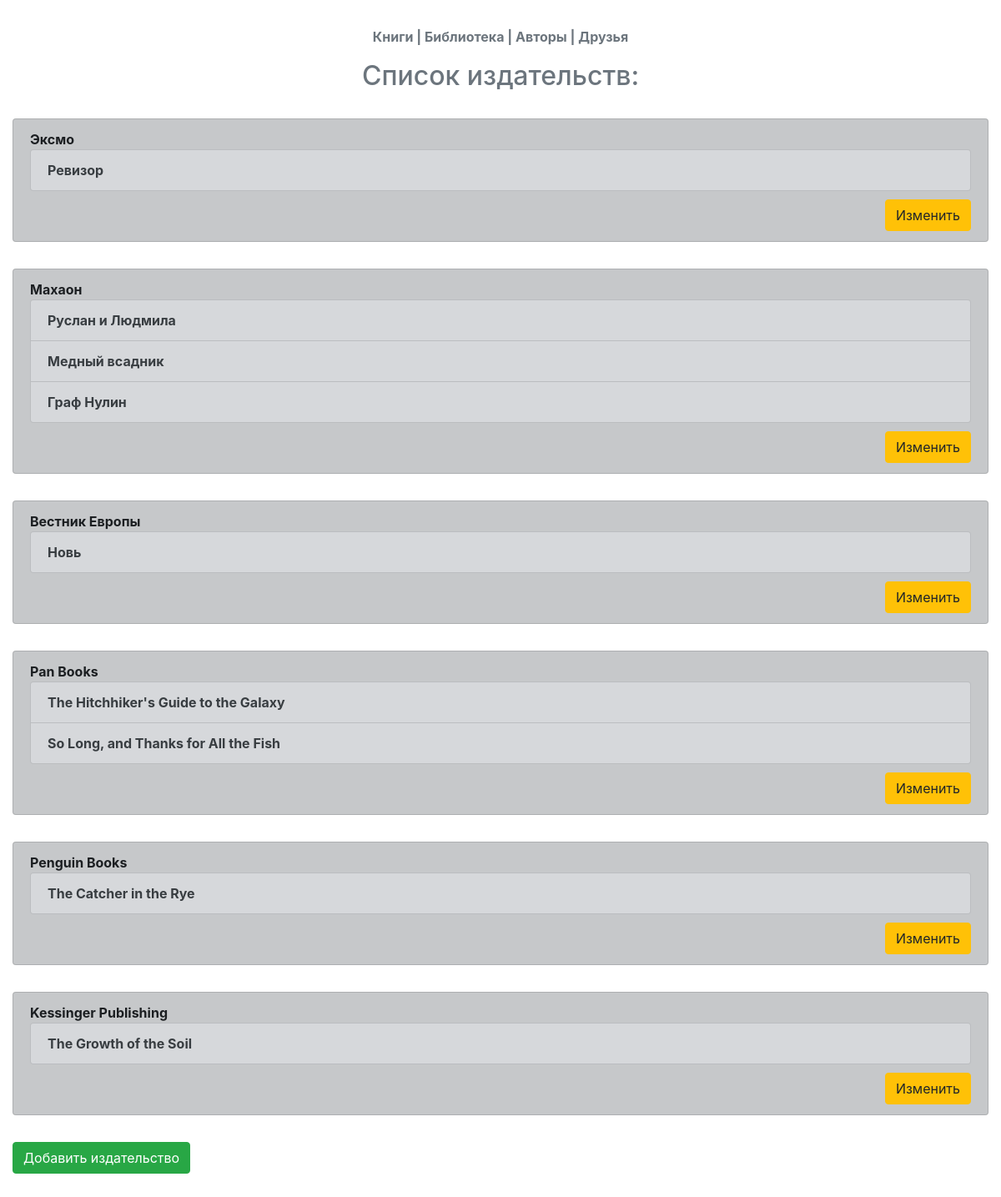
Screenshot of /publishers/ with the database file from the repository.
### p_library/models.py (models this page shows, shortened)
class Publisher(models.Model):
    name = models.TextField()

class Book(models.Model):
    ISBN = models.CharField(max_length=13)
    title = models.TextField()
    description = models.TextField()
    year_release = models.SmallIntegerField()
    author = models.ForeignKey(
        Author,
        on_delete=models.CASCADE
        )
    copy_count = models.SmallIntegerField(default=1)
    price = models.DecimalField(max_digits=6, decimal_places=2)
    publisher = models.ForeignKey(
        Publisher,
        on_delete=models.CASCADE,
        null=True,
        blank=True,
        related_name='books'
        )
    friend = models.ManyToManyField(
        Friend,
        blank=True,
        related_name='friends'
        )
    borrowed_book_count = models.SmallIntegerField(default=0)
    cover = models.ImageField(
        verbose_name='Обложка',
        upload_to='covers',
        blank=True
        )

### p_library/views.py (the view)
# urls.py: path('publishers/', views.PublisherList.as_view(), name='publisher_list'),
class PublisherList(ListView):
    model = Publisher
    template_name = 'publisher_list.html'

### templates/publisher_list.html (shortened to what this page needs)
{% extends 'base.html' %}
{% block link %}
	<div class="text-secondary text-center font-weight-bold my-3">
	    <a class="text-secondary text-decoration-none" href="{%url 'p_library:book_list'%}">Книги</a> |
	    <a class="text-secondary text-decoration-none" href="{%url 'p_library:library'%}">Библиотека</a> |
	    <a class="text-secondary text-decoration-none" href="{%url 'p_library:author_list'%}">Авторы</a> |
	    <a class="text-secondary text-decoration-none" href="{%url 'p_library:friend_list'%}">Друзья</a>
	</div>
{% endblock %}
{% block title_h2 %}Список издательств:{% endblock %}
{% block content %}
    {% for publisher in object_list %}
        <ul class="list-group font-weight-bold">
            <li class="list-group-item list-group-item-dark my-3">
                {{ publisher.name }}
                <ul class="list-group">
                    {% for book in publisher.books.all %}
                        <li class="list-group-item list-group-item-secondary"> {{ book.title }}</li>
                    {% endfor %}
                </ul>
                <div style="margin-top:10px;text-align:right;"><a class="btn btn-warning" href="{%url 'p_library:publisher_update' publisher.id %}">Изменить</a></div>
            </li>
        </ul>
    {% endfor %}
    <a class="btn btn-success my-3" href="{%url 'p_library:publisher_create'%}">Добавить издательство</a>
{% endblock %}

### rows the page displays
Publisher: name "Эксмо"
Book: title "Ревизор"
Publisher: name "Махаон"
Book: title "Руслан и Людмила"
Book: title "Медный всадник"
Book: title "Граф Нулин"
Publisher: name "Вестник Европы"
Book: title "Новь"
Publisher: name "Pan Books"
Book: title "The Hitchhiker's Guide to the Galaxy"
Book: title "So Long, and Thanks for All the Fish"
Publisher: name "Penguin Books"
Book: title "The Catcher in the Rye"
Publisher: name "Kessinger Publishing"
Book: title "The Growth of the Soil"
